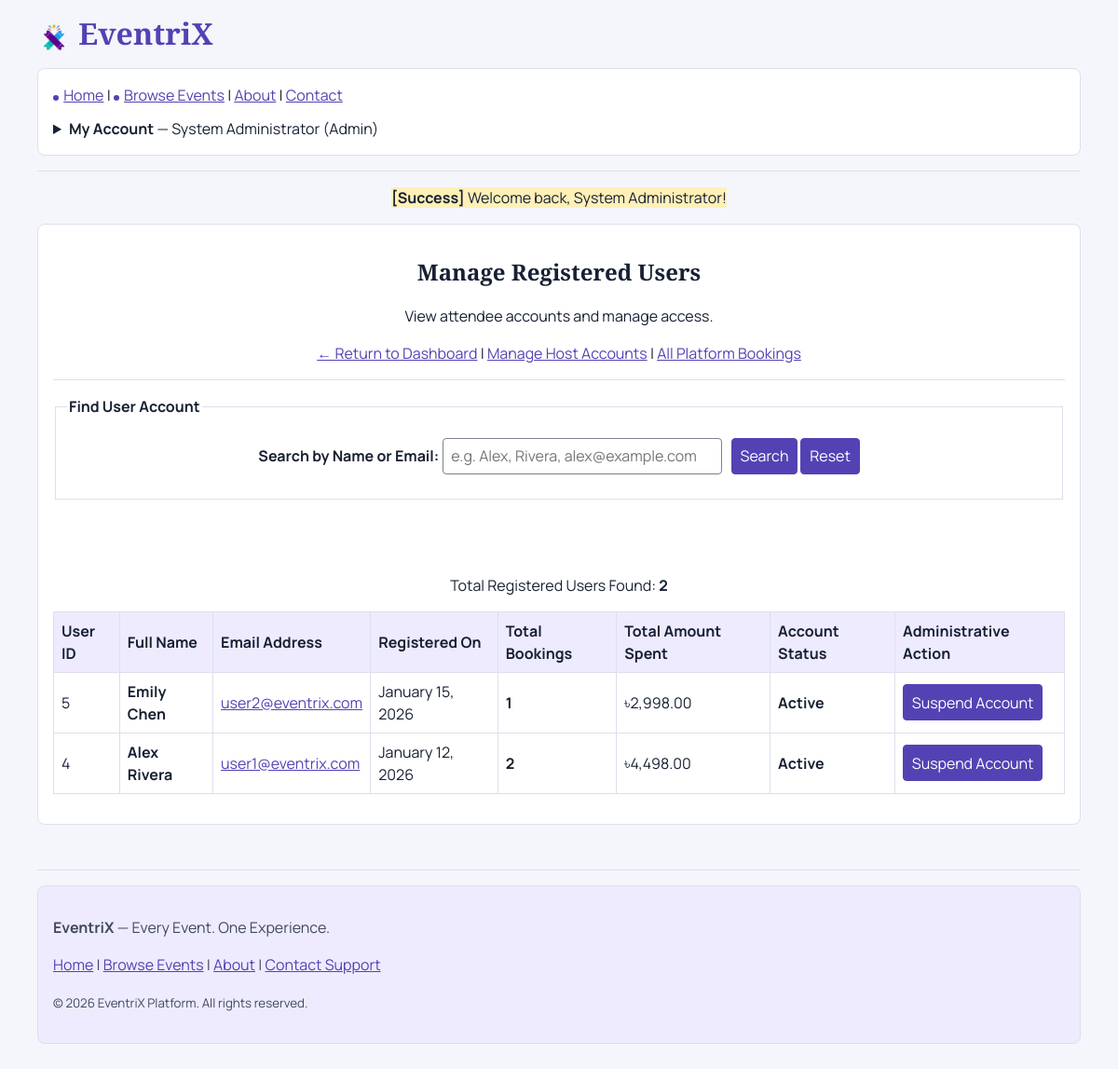
The page /admin/manage-users.php (signed in) on the database its author committed.
### tables this page shows
CREATE TABLE `users` (
  `id` INT AUTO_INCREMENT PRIMARY KEY,
  `full_name` VARCHAR(100) NOT NULL,
  `email` VARCHAR(150) NOT NULL UNIQUE,
  `password` VARCHAR(255) NOT NULL,
  `role` ENUM('admin', 'host', 'user') NOT NULL DEFAULT 'user',
  `status` ENUM('active', 'suspended') NOT NULL DEFAULT 'active',
  `created_at` TIMESTAMP DEFAULT CURRENT_TIMESTAMP,
  INDEX `idx_users_role` (`role`),
  INDEX `idx_users_status` (`status`)
);

### admin/manage-users.php (the view, shortened to what this page needs)
<?php
require_once __DIR__ . '/../includes/database.php';
require_once __DIR__ . '/../includes/functions.php';
$search = sanitize_input($_GET['search'] ?? '');
$query = "SELECT u.*,
          COUNT(b.id) AS total_bookings,
          COALESCE(SUM(b.total_amount), 0) AS total_spent
          FROM users u
          LEFT JOIN bookings b ON u.id = b.user_id AND b.booking_status = 'Confirmed'
          WHERE u.role = 'user'";
$params = [];
$query .= " GROUP BY u.id ORDER BY u.created_at DESC";
$stmt = $pdo->prepare($query);
$stmt->execute($params);
$users = $stmt->fetchAll();
require __DIR__ . '/../includes/header.php';
?>
<center>
    <h2>Manage Registered Users</h2>
    <p>View attendee accounts and manage access.</p>
    <p>
        <a href="dashboard.html">&larr; Return to Dashboard</a> |
        <a href="manage-hosts.html">Manage Host Accounts</a> |
        <a href="manage-bookings.html">All Platform Bookings</a>
    </p>
    <hr>
    <fieldset>
        <legend><strong>Find User Account</strong></legend>
        <form action="manage-users.html" method="GET">
            <p>
                <label for="search"><strong>Search by Name or Email:</strong></label>
                <input type="text" id="search" name="search" value="<?php echo e($search); ?>" placeholder="e.g. Alex, Rivera, alex@example.com" size="30">
                <button type="submit">Search</button>
                <a href="manage-users.html"><button type="button">Reset</button></a>
            </p>
        </form>
    </fieldset>
    <br><br>
    <section>
        <p>Total Registered Users Found: <strong><?php echo count($users); ?></strong></p>
        <?php if (!empty($users)): ?>
            <table border="1" cellpadding="8" cellspacing="0" width="90%">
                <thead>
                    <tr>
                        <th>User ID</th>
                        <th>Full Name</th>
                        <th>Email Address</th>
                        <th>Registered On</th>
                        <th>Total Bookings</th>
                        <th>Total Amount Spent</th>
                        <th>Account Status</th>
                        <th>Administrative Action</th>
                    </tr>
                </thead>
                <tbody>
                    <?php foreach ($users as $u): ?>
                        <tr>
                            <td><?php echo $u['id']; ?></td>
                            <td><strong><?php echo e($u['full_name']); ?></strong></td>
                            <td><a href="mailto:<?php echo e($u['email']); ?>"><?php echo e($u['email']); ?></a></td>
                            <td><?php echo format_date($u['created_at']); ?></td>
                            <td align="center"><strong><?php echo $u['total_bookings']; ?></strong></td>
                            <td><?php echo format_price($u['total_spent']); ?></td>
                            <td align="center">
                                <?php if ($u['status'] === 'active'): ?>
                                    <strong>Active</strong>
                                <?php else: ?>
                                    <mark><strong>SUSPENDED</strong></mark>
                                <?php endif; ?>
                            </td>
                            <td align="center">
                                <form action="manage-users.html" method="POST">
                                    <?php if ($u['status'] === 'active'): ?>
                                        <button type="submit" onclick="return confirm('Suspend this user account? The user will be blocked from logging in or booking tickets.');">
                                            Suspend Account
                                        </button>
                                    <?php endif; ?>
                                </form>
                            </td>
                        </tr>
                    <?php endforeach; ?>
                </tbody>
            </table>
        <?php else: ?>
            <p><em>No users found matching your search.</em></p>
        <?php endif; ?>
    </section>
</center>
<?php require __DIR__ . '/../includes/footer.php'; ?>

### assets/css/site.css (style rules this page uses)
:root { --accent: #5342b3; --ink: #172033; --line: #dce0eb; }
* { box-sizing: border-box; }
body { margin: 0 auto; max-width: 72rem; padding: 1rem; color: var(--ink); background: #f5f6fb; font: 1rem/1.5 Manrope, Arial, sans-serif; }
h1, h2, h3 { font-family: "Playfair Display", Georgia, serif; line-height: 1.25; }
a { color: var(--accent); }
hr { border: 0; border-top: 1px solid var(--line); }
fieldset { min-width: 0; margin-block: 1rem; border: 1px solid var(--line); }
input, select, textarea, button { max-width: 100%; padding: .4rem .55rem; border: 1px solid #7b8090; border-radius: 4px; font: inherit; }
button, .nav-auth, .landing-intro > p:last-child a, .landing-cta a { color: white; background: var(--accent); border-color: var(--accent); }
button { cursor: pointer; }
table { width: 100%; margin-block: 1rem; border-collapse: collapse; border-color: var(--line); }
th, td { padding: .5rem; border: 1px solid var(--line); text-align: left; }
th { background: #eeebff; }

### rows shown on the page
users: id "5", full_name "Emily Chen", email "user2@eventrix.com", created_at "January 15, 2026", total_bookings "1", total_spent "৳2,998.00", status "Active"
users: id "4", full_name "Alex Rivera", email "user1@eventrix.com", created_at "January 12, 2026", total_bookings "2", total_spent "৳4,498.00", status "Active"

### other values the page prints
$site_name "EventriX"
current_user_name() "System Administrator"
current_user_role() "Admin"
$message "Welcome back, System Administrator!"
count($users) "2"
